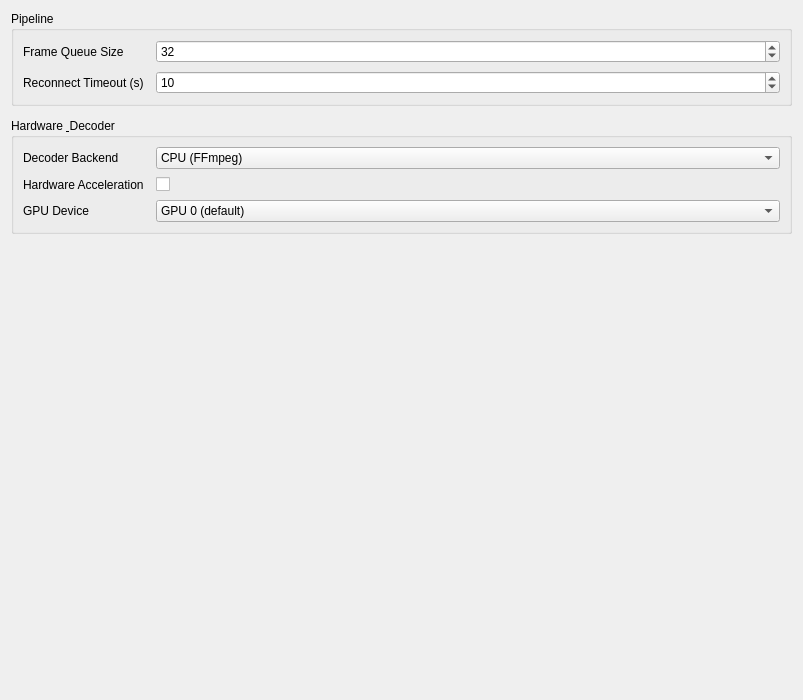
             <widget class="QWidget" name="scroll_advanced_contents">
              <property name="geometry">
               <rect>
                <x>0</x>
                <y>0</y>
                <width>803</width>
                <height>700</height>
               </rect>
              </property>
              <layout class="QVBoxLayout" name="layout_advanced_scroll">
               <property name="spacing">
                <number>12</number>
               </property>
               <property name="contentsMargins" stdset="0">
                <number>0</number>
               </property>
               <item>
                <widget class="QGroupBox" name="group_adv_pipeline">
                 <property name="title">
                  <string>Pipeline</string>
                 </property>
                 <layout class="QFormLayout" name="form_adv_pipeline">
                  <property name="labelAlignment">
                   <set>Qt::AlignLeading</set>
                  </property>
                  <property name="horizontalSpacing">
                   <number>12</number>
                  </property>
                  <property name="verticalSpacing">
                   <number>8</number>
                  </property>
                  <property name="contentsMargins" stdset="0">
                   <number>12</number>
                  </property>
                  <item row="0" column="0">
                   <widget class="QLabel" name="lbl_frame_queue_size">
                    <property name="text">
                     <string>Frame Queue Size</string>
                    </property>
                   </widget>
                  </item>
                  <item row="0" column="1">
                   <widget class="QSpinBox" name="spin_frame_queue_size">
                    <property name="minimum">
                     <number>1</number>
                    </property>
                    <property name="maximum">
                     <number>512</number>
                    </property>
                    <property name="value">
                     <number>32</number>
                    </property>
                   </widget>
                  </item>
                  <item row="1" column="0">
                   <widget class="QLabel" name="lbl_reconnect_timeout">
                    <property name="text">
                     <string>Reconnect Timeout (s)</string>
                    </property>
                   </widget>
                  </item>
                  <item row="1" column="1">
                   <widget class="QSpinBox" name="spin_reconnect_timeout">
                    <property name="minimum">
                     <number>1</number>
                    </property>
                    <property name="maximum">
                     <number>300</number>
                    </property>
                    <property name="value">
                     <number>10</number>
                    </property>
                   </widget>
                  </item>
                 </layout>
                </widget>
               </item>
               <item>
                <widget class="QGroupBox" name="group_adv_hardware">
                 <property name="title">
                  <string>Hardware &amp; Decoder</string>
                 </property>
                 <layout class="QFormLayout" name="form_adv_hardware">
                  <property name="labelAlignment">
                   <set>Qt::AlignLeading</set>
                  </property>
                  <property name="horizontalSpacing">
                   <number>12</number>
                  </property>
                  <property name="verticalSpacing">
                   <number>8</number>
                  </property>
                  <property name="contentsMargins" stdset="0">
                   <number>12</number>
                  </property>
                  <item row="0" column="0">
                   <widget class="QLabel" name="lbl_decoder_backend">
                    <property name="text">
                     <string>Decoder Backend</string>
                    </property>
                   </widget>
                  </item>
                  <item row="0" column="1">
                   <widget class="QComboBox" name="combo_decoder_backend">
                    <item>
                     <property name="text">
                      <string>CPU (FFmpeg)</string>
                     </property>
                    </item>
                    <item>
                     <property name="text">
                      <string>CUDA (NVDEC)</string>
                     </property>
                    </item>
                    <item>
                     <property name="text">
                      <string>OpenCL</string>
                     </property>
                    </item>
                    <item>
                     <property name="text">
                      <string>VAAPI</string>
                     </property>
                    </item>
                    <item>
                     <property name="text">
                      <string>VideoToolbox</string>
                     </property>
                    </item>
                   </widget>
                  </item>
                  <item row="1" column="0">
                   <widget class="QLabel" name="lbl_hw_accel">
                    <property name="text">
                     <string>Hardware Acceleration</string>
                    </property>
                   </widget>
                  </item>
                  <item row="1" column="1">
                   <widget class="QCheckBox" name="check_hw_accel">
                    <property name="text">
                     <string/>
                    </property>
                   </widget>
                  </item>
                  <item row="2" column="0">
                   <widget class="QLabel" name="lbl_gpu_device">
                    <property name="text">
                     <string>GPU Device</string>
                    </property>
                   </widget>
                  </item>
                  <item row="2" column="1">
                   <widget class="QComboBox" name="combo_gpu_device">
                    <item>
                     <property name="text">
                      <string>GPU 0 (default)</string>
                     </property>
                    </item>
                    <item>
                     <property name="text">
                      <string>GPU 1</string>
                     </property>
                    </item>
                    <item>
                     <property name="text">
                      <string>CPU Fallback</string>
                     </property>
                    </item>
                   </widget>
                  </item>
                 </layout>
                </widget>
               </item>
               <item>
                <spacer>
                 <property name="orientation">
                  <enum>Qt::Vertical</enum>
                 </property>
                 <property name="sizeHint" stdset="0">
                  <size>
                   <width>20</width>
                   <height>40</height>
                  </size>
                 </property>
                </spacer>
               </item>
              </layout>
             </widget>
